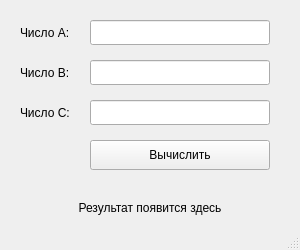
<?xml version="1.0" encoding="UTF-8"?>
<ui version="4.0">
 <class>MainWindow</class>
 <widget class="QMainWindow" name="MainWindow">
  <property name="geometry">
   <rect><x>0</x><y>0</y><width>300</width><height>250</height></rect>
  </property>
  <property name="windowTitle">
   <string>Задача 1</string>
  </property>
  <widget class="QWidget" name="centralwidget">
   <widget class="QLabel" name="label_A">
    <property name="geometry"><rect><x>20</x><y>20</y><width>60</width><height>25</height></rect></property>
    <property name="text"><string>Число A:</string></property>
   </widget>
   <widget class="QLineEdit" name="lineEdit_A">
    <property name="geometry"><rect><x>90</x><y>20</y><width>180</width><height>25</height></rect></property>
   </widget>
   <widget class="QLabel" name="label_B">
    <property name="geometry"><rect><x>20</x><y>60</y><width>60</width><height>25</height></rect></property>
    <property name="text"><string>Число B:</string></property>
   </widget>
   <widget class="QLineEdit" name="lineEdit_B">
    <property name="geometry"><rect><x>90</x><y>60</y><width>180</width><height>25</height></rect></property>
   </widget>
   <widget class="QLabel" name="label_C">
    <property name="geometry"><rect><x>20</x><y>100</y><width>60</width><height>25</height></rect></property>
    <property name="text"><string>Число C:</string></property>
   </widget>
   <widget class="QLineEdit" name="lineEdit_C">
    <property name="geometry"><rect><x>90</x><y>100</y><width>180</width><height>25</height></rect></property>
   </widget>
   <widget class="QPushButton" name="pushButton">
    <property name="geometry"><rect><x>90</x><y>140</y><width>180</width><height>30</height></rect></property>
    <property name="text"><string>Вычислить</string></property>
   </widget>
   <widget class="QLabel" name="label_result">
    <property name="geometry"><rect><x>20</x><y>185</y><width>260</width><height>45</height></rect></property>
    <property name="text"><string>Результат появится здесь</string></property>
    <property name="alignment"><set>Qt::AlignCenter</set></property>
   </widget>
  </widget>
  <widget class="QMenuBar" name="menubar">
   <property name="geometry"><rect><x>0</x><y>0</y><width>300</width><height>21</height></rect></property>
  </widget>
  <widget class="QStatusBar" name="statusbar"/>
 </widget>
 <resources/>
 <connections/>
</ui>
